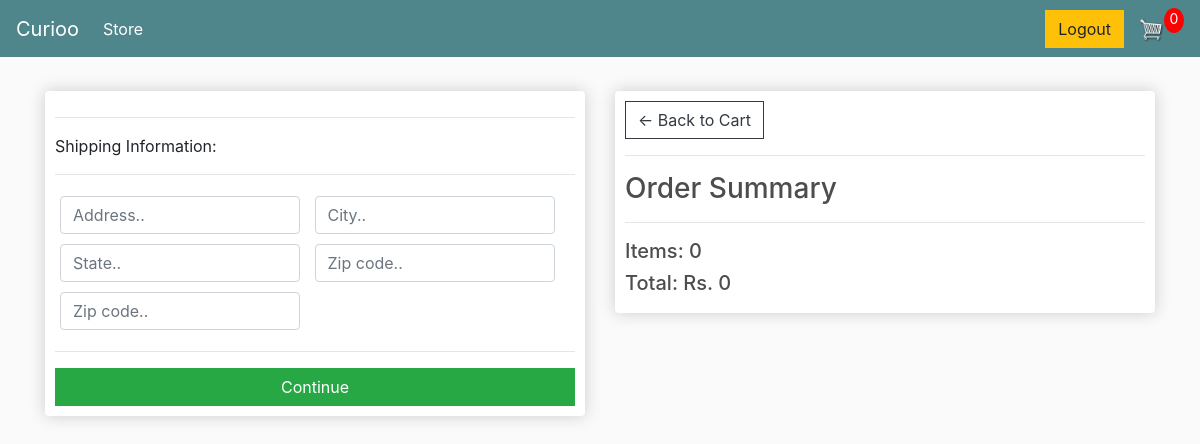
/checkout/ (signed in), run on an earlier commit of the app's database.
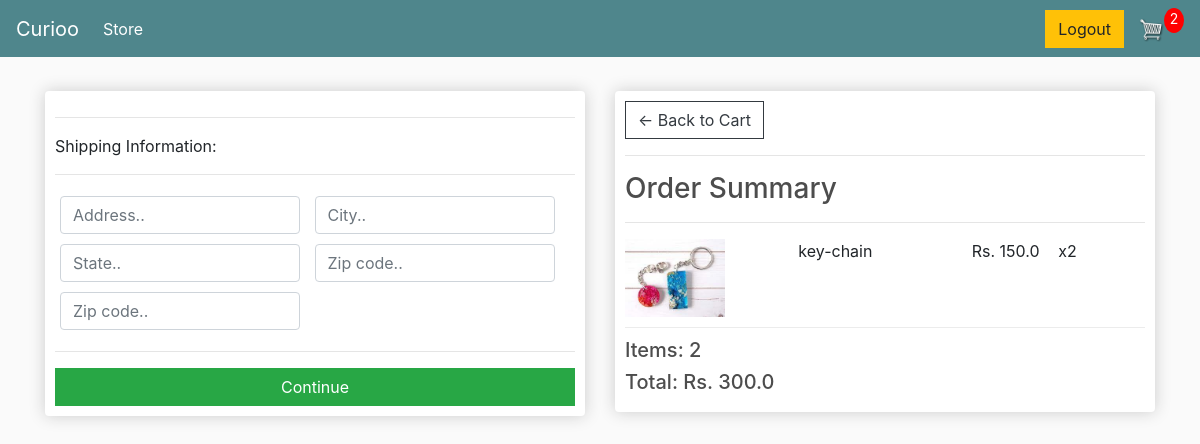
And on a later commit of the database.
### store/models.py (models this page shows, shortened)
class Order(models.Model):
    customer = models.ForeignKey(Customer, on_delete=models.SET_NULL, blank=True, null=True)
    date_ordered = models.DateTimeField(auto_now_add=True)
    is_complete = models.BooleanField(default=False, null=True, blank=False)
    transaction_id = models.CharField(max_length=200, null=True)
    @property
    def get_cart_total(self):
        order_items = self.orderitem_set.all()
        total = sum([item.get_total for item in order_items])
        return total
    @property
    def get_cart_items(self):
        order_items = self.orderitem_set.all()
        total = sum([item.quantity for item in order_items])
        return total

class OrderItem(models.Model):
    product = models.ForeignKey(Product, on_delete=models.SET_NULL, null=True)
    order = models.ForeignKey(Order,on_delete=models.SET_NULL, null=True)
    quantity = models.IntegerField(default=0, null=True, blank=True)
    date_added = models.DateTimeField(auto_now_add=True)
    @property
    def get_total(self):
        total = self.product.price*self.quantity
        return total

class Product(models.Model):
    name = models.CharField(max_length=200, null=True)
    price = models.FloatField()
    image = models.ImageField(null=True, blank=True)
    @property
    def imageURL(self):
        try:
            url = self.image.url
        except:
            url = ''
        return url

### store/views.py (the view)
# urls.py: path('checkout/', views.checkout, name="checkout"),
def checkout(request):
	if request.user.is_authenticated:
		customer = request.user.customer
		order, created = Order.objects.get_or_create(customer=customer, is_complete=False)
		items = order.orderitem_set.all()
		cartItems = order.get_cart_items
	else:
		items = []
		order = {'get_cart_total': 0, 'get_cart_items': 0}
		cartItems = order['get_cart_items']
	context = {"items": items, "order": order, 'cartItems': cartItems}
	return render(request, 'store/checkout.html', context)

### store/templates/store/checkout.html (shortened to what this page needs)
{% extends 'store/main.html' %}
{% load static %}
{% block content %}
     <div class="row">
		<div class="col-lg-6">
			<div class="box-element" id="form-wrapper">
				<form id="form">
					<div id="shipping-info">
						<hr>
						<p>Shipping Information:</p>
						<hr>
						<div class="form-field">
							<input class="form-control" type="text" name="address" placeholder="Address..">
						</div>
						<div class="form-field">
							<input class="form-control" type="text" name="city" placeholder="City..">
						</div>
						<div class="form-field">
							<input class="form-control" type="text" name="state" placeholder="State..">
						</div>
						<div class="form-field">
							<input class="form-control" type="text" name="zipcode" placeholder="Zip code..">
						</div>
						<div class="form-field">
							<input class="form-control" type="text" name="country" placeholder="Zip code..">
						</div>
					</div>
					<hr>
					<input id="form-button" class="btn btn-success btn-block" type="submit" value="Continue">
				</form>
			</div>
			<br>
		</div>
		<div class="col-lg-6">
			<div class="box-element">
				<a  class="btn btn-outline-dark" href="{% url 'cart' %}">&#x2190; Back to Cart</a>
				<hr>
				<h3>Order Summary</h3>
				<hr>
                {%  for item in items %}
				<div class="cart-row">
					<div style="flex:2"><img class="row-image" src="{{ item.product.imageURL }}"></div>
					<div style="flex:2"><p>{{ item.product.name }}</p></div>
					<div style="flex:1"><p>Rs. {{ item.product.price }}</p></div>
					<div style="flex:1"><p>x{{ item.quantity }}</p></div>
				</div>
                {% endfor %}
				<h5>Items:   {{ order.get_cart_items }}</h5>
				<h5>Total:   Rs. {{ order.get_cart_total }}</h5>
			</div>
		</div>
	</div>
{% endblock content %}

What changed in the data, as far as the page shows it:
no longer on this page (row edited): Order: get_cart_items "0", get_cart_total "0"
added OrderItem: product.imageURL (picture), product.name "key-chain", product.price "150.0", quantity "2"
added Order: get_cart_items "2", get_cart_total "300.0"
Also different on the page:
{{ cartItems }}: "0" → "2"
